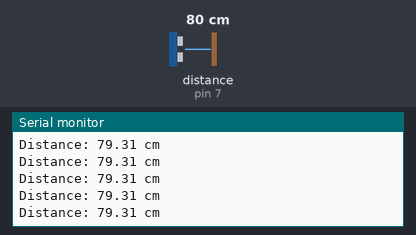
A sketch run on a simulated Arduino Uno, built with avr-gcc and run on an emulated ATmega328P. Parts: the last lines printed to the serial monitor. Wiring (inferred from the names in the program): ultrasonic range finder: trigger pin 6; echo pin 7. Inputs (shaded band) come from the test bench; at power-on: distance to the obstacle (sensor on pin 7) 80 cm. The echo pulse lasts 58.3 µs per cm.

Above: at 1.2 s.
1.3 s: distance to the obstacle (sensor on pin 7) set to 120 cm
At 1.49 s:
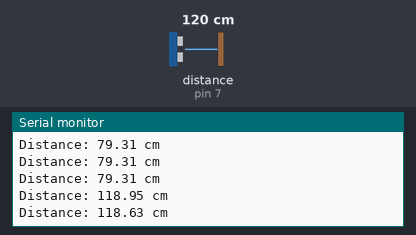
4.3 s: distance to the obstacle (sensor on pin 7) set to 35 cm
At 4.3 s:
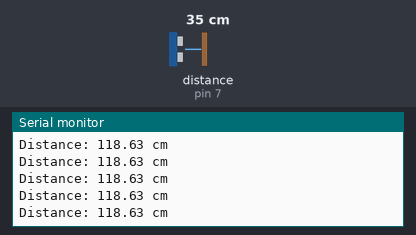
7.3 s: distance to the obstacle (sensor on pin 7) set to 250 cm
At 7.4 s:
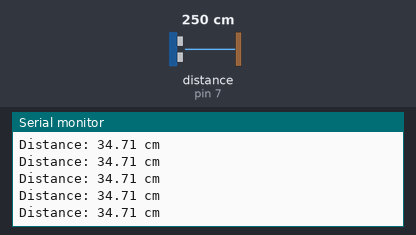
10.3 s: distance to the obstacle (sensor on pin 7) set to 35 cm
At 10.4 s:
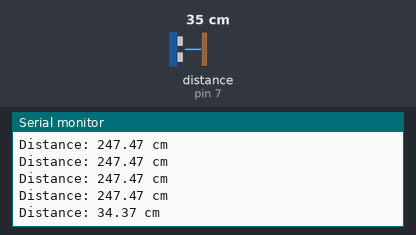
Timing chart, 0 to 13.3 s (numbered marks = the images above; inputs shaded):
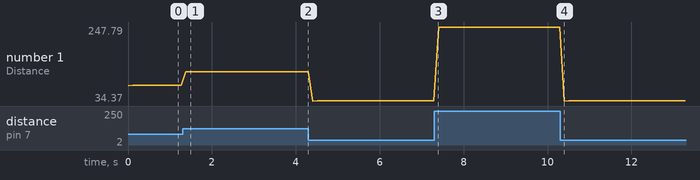

Measured:
- after the input at 1.3 s, the serial monitor: prints a new line after 0.08 s (image 1)
- after the input at 10.3 s, the serial monitor: prints a new line after 0.10 s (image 4)
- plotted number 1: 79.31 → 118.63 after the input at 1.3 s, 118.63 → 34.71 after the input at 4.3 s, 34.71 → 247.47 after the input at 7.3 s, 247.47 → 34.71 after the input at 10.3 s

The sketch:

ultra_sound_test.ino
```cpp
// HC-SR04 핀 설정
const int trigPin = 6;
const int echoPin = 7;

// 거리 계산을 위한 변수
long duration;
float distance;

void setup() {
  // 핀 모드 설정
  pinMode(trigPin, OUTPUT);
  pinMode(echoPin, INPUT);

  // 시리얼 통신 시작
  Serial.begin(9600);
}

void loop() {
  // Trig 핀에 10μs 펄스 신호를 보냄
  digitalWrite(trigPin, LOW);
  delayMicroseconds(2);
  digitalWrite(trigPin, HIGH);
  delayMicroseconds(10);
  digitalWrite(trigPin, LOW);

  // Echo 핀의 신호 지속 시간 측정
  duration = pulseIn(echoPin, HIGH);

  // 초음파의 속도를 이용해 거리 계산 (단위: cm)
  distance = duration * 0.034 / 2;

  // 거리 출력
  Serial.print("Distance: ");
  Serial.print(distance);
  Serial.println(" cm");

  // 100ms 대기
  delay(100);
}
```
